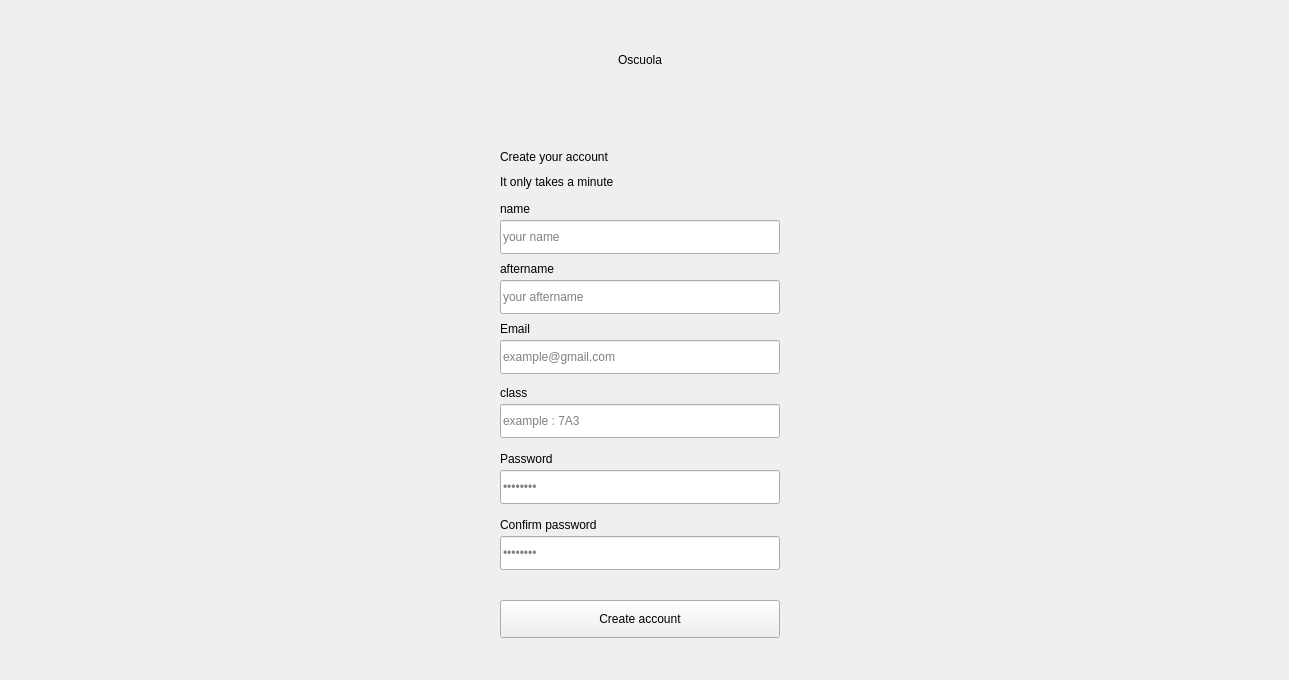
    <widget class="QWidget" name="registerr">
     <widget class="QLabel" name="app_title_reg">
      <property name="geometry">
       <rect>
        <x>0</x>
        <y>30</y>
        <width>1280</width>
        <height>60</height>
       </rect>
      </property>
      <property name="text">
       <string>Oscuola</string>
      </property>
      <property name="alignment">
       <set>Qt::AlignmentFlag::AlignCenter</set>
      </property>
     </widget>
     <widget class="QFrame" name="reg_card">
      <property name="geometry">
       <rect>
        <x>470</x>
        <y>120</y>
        <width>340</width>
        <height>551</height>
       </rect>
      </property>
      <widget class="QLabel" name="form_title_reg">
       <property name="geometry">
        <rect>
         <x>30</x>
         <y>22</y>
         <width>280</width>
         <height>30</height>
        </rect>
       </property>
       <property name="text">
        <string>Create your account</string>
       </property>
      </widget>
      <widget class="QLabel" name="form_subtitle_reg">
       <property name="geometry">
        <rect>
         <x>30</x>
         <y>52</y>
         <width>280</width>
         <height>20</height>
        </rect>
       </property>
       <property name="text">
        <string>It only takes a minute</string>
       </property>
      </widget>
      <widget class="QLabel" name="field_label_reg_email">
       <property name="geometry">
        <rect>
         <x>30</x>
         <y>200</y>
         <width>120</width>
         <height>18</height>
        </rect>
       </property>
       <property name="text">
        <string>Email</string>
       </property>
      </widget>
      <widget class="QLineEdit" name="reg_email">
       <property name="geometry">
        <rect>
         <x>30</x>
         <y>220</y>
         <width>280</width>
         <height>34</height>
        </rect>
       </property>
       <property name="placeholderText">
        <string>example@gmail.com</string>
       </property>
      </widget>
      <widget class="QLabel" name="field_label_reg_password">
       <property name="geometry">
        <rect>
         <x>30</x>
         <y>330</y>
         <width>120</width>
         <height>18</height>
        </rect>
       </property>
       <property name="text">
        <string>Password</string>
       </property>
      </widget>
      <widget class="QLineEdit" name="reg_pswd">
       <property name="geometry">
        <rect>
         <x>30</x>
         <y>350</y>
         <width>280</width>
         <height>34</height>
        </rect>
       </property>
       <property name="echoMode">
        <enum>QLineEdit::EchoMode::Password</enum>
       </property>
       <property name="placeholderText">
        <string>••••••••</string>
       </property>
      </widget>
      <widget class="QLabel" name="field_label_reg_confirm">
       <property name="geometry">
        <rect>
         <x>30</x>
         <y>396</y>
         <width>160</width>
         <height>18</height>
        </rect>
       </property>
       <property name="text">
        <string>Confirm password</string>
       </property>
      </widget>
      <widget class="QLineEdit" name="pswd_conf">
       <property name="geometry">
        <rect>
         <x>30</x>
         <y>416</y>
         <width>280</width>
         <height>34</height>
        </rect>
       </property>
       <property name="echoMode">
        <enum>QLineEdit::EchoMode::Password</enum>
       </property>
       <property name="placeholderText">
        <string>••••••••</string>
       </property>
      </widget>
      <widget class="QPushButton" name="btn_create_account">
       <property name="geometry">
        <rect>
         <x>30</x>
         <y>480</y>
         <width>280</width>
         <height>38</height>
        </rect>
       </property>
       <property name="cursor">
        <cursorShape>PointingHandCursor</cursorShape>
       </property>
       <property name="text">
        <string>Create account</string>
       </property>
      </widget>
      <widget class="QLabel" name="field_label_reg_email_2">
       <property name="geometry">
        <rect>
         <x>30</x>
         <y>264</y>
         <width>120</width>
         <height>18</height>
        </rect>
       </property>
       <property name="text">
        <string>class</string>
       </property>
      </widget>
      <widget class="QLineEdit" name="classy">
       <property name="geometry">
        <rect>
         <x>30</x>
         <y>284</y>
         <width>280</width>
         <height>34</height>
        </rect>
       </property>
       <property name="placeholderText">
        <string>example : 7A3</string>
       </property>
      </widget>
      <widget class="QLineEdit" name="reg_aftername">
       <property name="geometry">
        <rect>
         <x>30</x>
         <y>160</y>
         <width>280</width>
         <height>34</height>
        </rect>
       </property>
       <property name="placeholderText">
        <string>your aftername</string>
       </property>
      </widget>
      <widget class="QLabel" name="field_label_reg_email_3">
       <property name="geometry">
        <rect>
         <x>30</x>
         <y>140</y>
         <width>120</width>
         <height>18</height>
        </rect>
       </property>
       <property name="text">
        <string>aftername</string>
       </property>
      </widget>
      <widget class="QLineEdit" name="reg_name">
       <property name="geometry">
        <rect>
         <x>30</x>
         <y>100</y>
         <width>280</width>
         <height>34</height>
        </rect>
       </property>
       <property name="placeholderText">
        <string>your name</string>
       </property>
      </widget>
      <widget class="QLabel" name="field_label_reg_email_4">
       <property name="geometry">
        <rect>
         <x>30</x>
         <y>80</y>
         <width>120</width>
         <height>18</height>
        </rect>
       </property>
       <property name="text">
        <string>name</string>
       </property>
      </widget>
     </widget>
     <widget class="QLabel" name="reg_alert">
      <property name="geometry">
       <rect>
        <x>470</x>
        <y>540</y>
        <width>340</width>
        <height>30</height>
       </rect>
      </property>
      <property name="text">
       <string/>
      </property>
      <property name="alignment">
       <set>Qt::AlignmentFlag::AlignCenter</set>
      </property>
     </widget>
    </widget>
